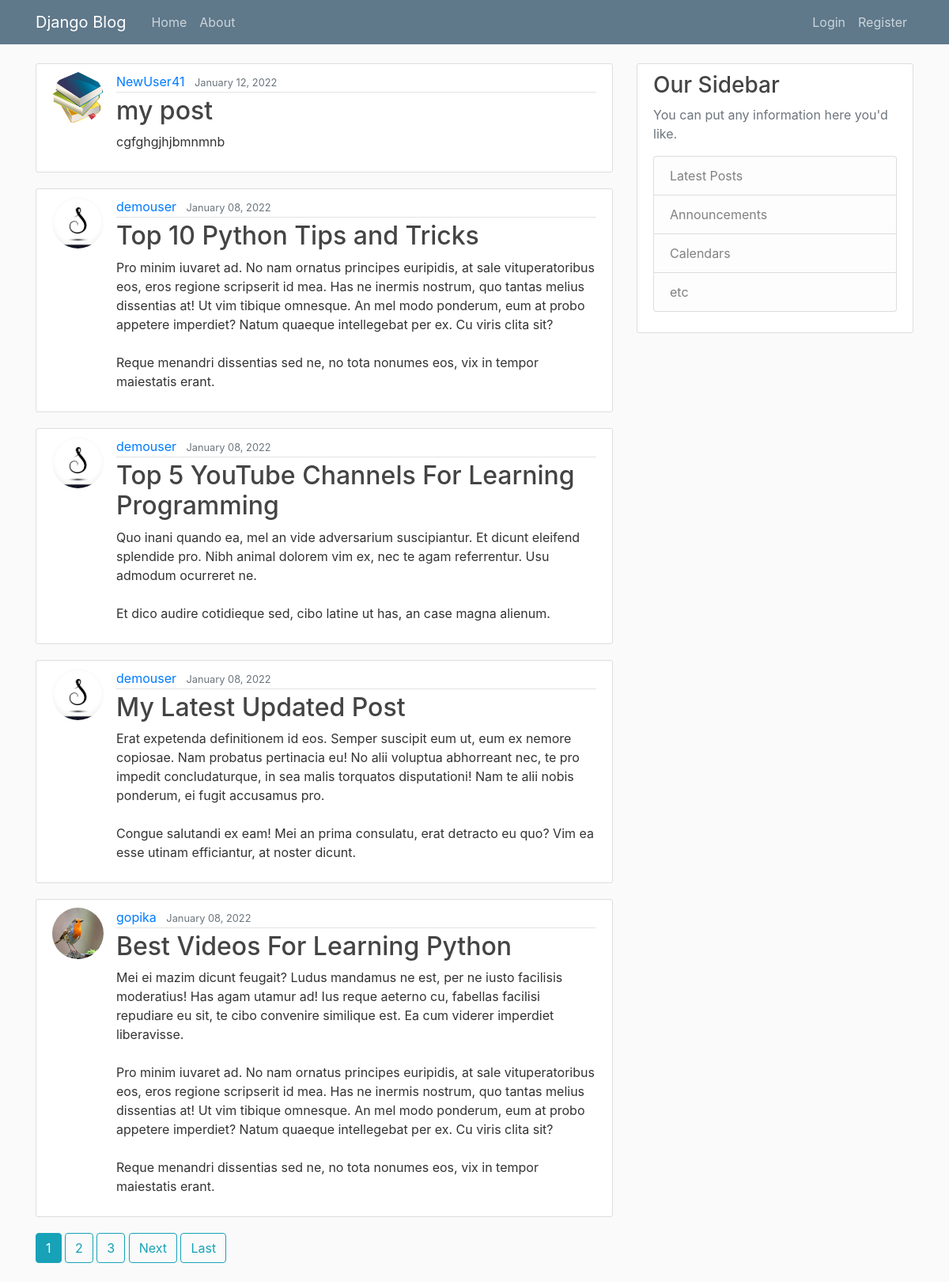
The page / on the database its author committed.
### crudapp/models.py (models this page shows, shortened)
class Post(models.Model):
    title = models.CharField(max_length=100)
    content = models.TextField()
    date_posted = models.DateTimeField(default=timezone.now)
    author = models.ForeignKey(User, on_delete=models.CASCADE)

### users/models.py (models this page shows, shortened)
class Profile(models.Model):
    user = models.OneToOneField(User, on_delete=models.CASCADE)
    image = models.ImageField(default='default.jpg', upload_to='profile_pics')

### crudapp/views.py (the view)
# urls.py: path('', PostListView.as_view(), name="blog-home"),
class PostListView(ListView):
    model = Post
    template_name = 'crudapp/home.html'
    context_object_name = 'posts'
    ordering = ['-date_posted']
    paginate_by = 5

### crudapp/templates/crudapp/home.html (shortened to what this page needs)
{% extends "crudapp/base.html" %}
{% block content %}
    {% for post in posts %}
        <article class="media content-section">
          <img class="rounded-circle article-img" src="{{ post.author.profile.image.url }}">
          <div class="media-body">
            <div class="article-metadata">
              <a class="mr-2" href="{% url 'user-posts' post.author.username %}">{{ post.author }}</a>
              <small class="text-muted">{{ post.date_posted|date:"F d, Y" }}</small>
            </div>
            <h2><a class="article-title" href="{% url 'post-detail' post.id %}">{{ post.title }}</a></h2>
            <p class="article-content">{{ post.content }}</p>
          </div>
        </article>
    {% endfor %}
    {% if is_paginated %}
        {% for num in page_obj.paginator.page_range %}
            {% if page_obj.number == num %}
                <a class="btn btn-info mb-4" href="?page={{ num }}">{{ num }}</a>
            {% elif num > page_obj.number|add:'-3' and num < page_obj.number|add:'3'%}
                <a class="btn btn-outline-info mb-4" href="?page={{ num }}">{{ num }}</a>
            {% endif %}
        {% endfor %}
        {% if page_obj.has_next %}
            <a class="btn btn-outline-info mb-4" href="?page={{ page_obj.next_page_number }}">Next</a>
            <a class="btn btn-outline-info mb-4" href="?page={{ page_obj.paginator.num_pages }}">Last</a>
        {% endif %}
    {% endif %}
{% endblock content %}

### crudapp/templates/crudapp/base.html (shortened to what this page needs)
{% load static %}
<!Doctype html >
<html>
<head>
    <link rel="stylesheet" href="https://maxcdn.bootstrapcdn.com/bootstrap/4.0.0/css/bootstrap.min.css">
    <link rel="stylesheet" type="text/css" href="{% static 'crudapp/main.css' %}">
</head>
<body>
    <header class="site-header">
      <nav class="navbar navbar-expand-md navbar-dark bg-steel fixed-top">
        <div class="container">
          <a class="navbar-brand mr-4" href="{% url 'blog-home' %}">Django Blog</a>
          <div class="collapse navbar-collapse" id="navbarToggle">
            <div class="navbar-nav mr-auto">
              <a class="nav-item nav-link" href="{% url 'blog-home' %}">Home</a>
              <a class="nav-item nav-link" href="{% url 'blog-about' %}">About</a>
            </div>
            <div class="navbar-nav">
                {% if user.is_authenticated %}
                    <a class="nav-item nav-link" href="{% url 'post-create' %}">New Post</a>
                    <a class="nav-item nav-link" href="{% url 'profile' %}">Profile</a>
                    <a class="nav-item nav-link" href="{% url 'logout' %}">Logout</a>
                {% else %}
                    <a class="nav-item nav-link" href="{% url 'login' %}">Login</a>
                    <a class="nav-item nav-link" href="{% url 'register' %}">Register</a>
                {% endif %}
            </div>
          </div>
        </div>
      </nav>
    </header>
    <main role="main" class="container">
      <div class="row">
        <div class="col-md-8">
          {% block content %}{% endblock %}
        </div>
        <div class="col-md-4">
          <div class="content-section">
            <h3>Our Sidebar</h3>
            <p class='text-muted'>You can put any information here you'd like.
              <ul class="list-group">
                <li class="list-group-item list-group-item-light">Latest Posts</li>
                <li class="list-group-item list-group-item-light">Announcements</li>
                <li class="list-group-item list-group-item-light">Calendars</li>
                <li class="list-group-item list-group-item-light">etc</li>
              </ul>
            </p>
          </div>
        </div>
      </div>
    </main>
</body>
</html>

### crudapp/static/crudapp/main.css (style rules this page uses)
body { background: #fafafa; color: #333333; margin-top: 5rem; }
h1, h2, h3, h4, h5, h6 { color: #444444; }
ul { margin: 0; }
.bg-steel { background-color: #5f788a; }
.site-header .navbar-nav .nav-link { color: #cbd5db; }
.content-section { background: #ffffff; padding: 10px 20px; border: 1px solid #dddddd; border-radius: 3px; margin-bottom: 20px; }
.article-title { color: #444444; }
.article-content { white-space: pre-line; }
.article-img { height: 65px; width: 65px; margin-right: 16px; }
.article-metadata { padding-bottom: 1px; margin-bottom: 4px; border-bottom: 1px solid #e3e3e3 }

### rows shown on the page
Post: author.profile.image (picture), author "NewUser41", date_posted "January 12, 2022", title "my post", content "cgfghgjhjbmnmnb"
Post: author.profile.image (placeholder picture), author "demouser", date_posted "January 08, 2022", title "Top 10 Python Tips and Tricks", content "Pro minim iuvaret ad. No nam ornatus principes euripidis, at sale vituperatoribus eos, eros regione scripserit id mea. Has ne inermis nostrum, quo tantas melius dissentias at! Ut vim tibique omnesque. An mel modo ponderum, eum at probo appetere imperdiet? Natum quaeque intellegebat per ex. Cu viris clita sit? Reque menandri dissentias sed ne, no tota nonumes eos, vix in tempor maiestatis erant."
Post: author.profile.image (placeholder picture), author "demouser", date_posted "January 08, 2022", title "Top 5 YouTube Channels For Learning Programming", content "Quo inani quando ea, mel an vide adversarium suscipiantur. Et dicunt eleifend splendide pro. Nibh animal dolorem vim ex, nec te agam referrentur. Usu admodum ocurreret ne. Et dico audire cotidieque sed, cibo latine ut has, an case magna alienum."
Post: author.profile.image (placeholder picture), author "demouser", date_posted "January 08, 2022", title "My Latest Updated Post", content "Erat expetenda definitionem id eos. Semper suscipit eum ut, eum ex nemore copiosae. Nam probatus pertinacia eu! No alii voluptua abhorreant nec, te pro impedit concludaturque, in sea malis torquatos disputationi! Nam te alii nobis ponderum, ei fugit accusamus pro. Congue salutandi ex eam! Mei an prima consulatu, erat detracto eu quo? Vim ea esse utinam efficiantur, at noster dicunt."
Post: author.profile.image (picture), author "gopika", date_posted "January 08, 2022", title "Best Videos For Learning Python", content "Mei ei mazim dicunt feugait? Ludus mandamus ne est, per ne iusto facilisis moderatius! Has agam utamur ad! Ius reque aeterno cu, fabellas facilisi repudiare eu sit, te cibo convenire similique est. Ea cum viderer imperdiet liberavisse. Pro minim iuvaret ad. No nam ornatus principes euripidis, at sale vituperatoribus eos, eros regione scripserit id mea. Has ne inermis nostrum, quo tantas melius dissentias at! Ut vim tibique omnesque. An mel modo ponderum, eum at probo appetere imperdiet? Natum quaeque intellegebat per ex. Cu viris clita sit? Reque menandri dissentias sed ne, no tota nonumes eos, vix in tempor maiestatis erant."

### other values the page prints
{{ num }} "1"
{{ num }} "2" "3"
